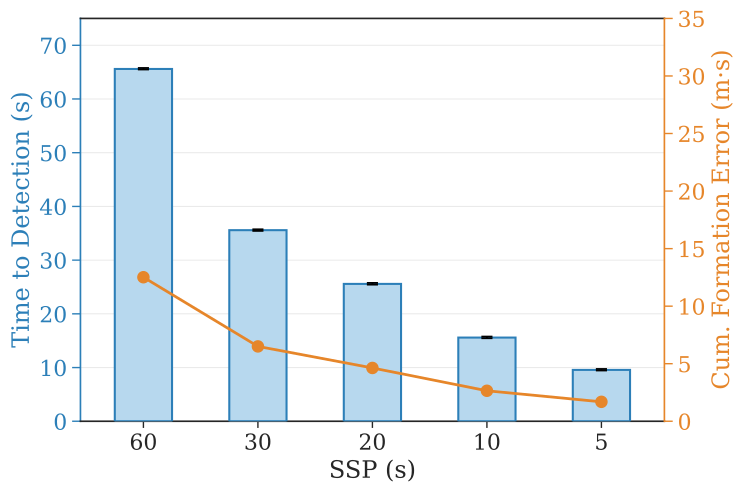

Python code for this plot:
#!/usr/bin/env python3
"""
TTD (bars) + IFE (line) combined plot — D-MUTRA mitigated attack scenarios.

Left y-axis  (green, bars):  Time to Detection from tamper-detection CSVs.
Right y-axis (red, line):    Cumulative Formation Error from formation-v4.
X-axis: SSP in seconds, low→high (5 → 60 s).
Axis labels and tick values coloured to match their metric.
"""

import csv, glob, json, re
from pathlib import Path

import matplotlib
matplotlib.use("Agg")
import matplotlib.pyplot as plt
import matplotlib.colors as mcolors

import numpy as np
import seaborn as sns
import plot_style

SCRIPT_DIR    = Path(__file__).parent
TAMPER_DIR    = SCRIPT_DIR.parent / "data" / "tamper-detection" / "results" / "state_publisher"
FORMATION_DIR = SCRIPT_DIR.parent / "data" / "formation-v4"
OUT_PDF       = SCRIPT_DIR / "lineplot_ttd_ife.pdf"

FONT_SCALE = 1.8

C_TTD      = "#2C7FB8"   # blue       — TTD bars border (left axis)
C_TTD_FILL = "#B7D8EE"   # light blue — TTD bar fill
C_IFE      = "#E6862A"   # orange     — IFE line (right axis)

BAR_W = 0.5

SSP_S = [60, 30, 20, 10, 5]   # high → low

plot_style.apply(FONT_SCALE)


def _darken(color, f=0.65):
    return tuple(c * f for c in mcolors.to_rgb(color))


# ── Data loading ───────────────────────────────────────────────────────────────
def load_ttd():
    raw = {}
    for f in sorted(TAMPER_DIR.glob("SSP*ms-batch*.csv")):
        with f.open() as fh:
            for row in csv.DictReader(fh):
                if row["detected"] == "1" and row["latency_s"]:
                    s = int(row["ssp_ms"]) // 1000
                    if s in SSP_S:
                        raw.setdefault(s, []).append(float(row["latency_s"]))
    return raw


def load_ife():
    raw = {}
    for f in glob.glob(str(FORMATION_DIR / "metrics-mitigated-ssp*.json")):
        d = json.load(open(f))
        m = re.match(r"mitigated-ssp(\d+)-r\d+", d["run_tag"])
        if not m:
            continue
        s = int(m.group(1)) // 1000
        if s in SSP_S and d.get("ife_compromise") is not None:
            raw.setdefault(s, []).append(d["ife_compromise"])
    return raw


ttd_raw = load_ttd()
ife_raw = load_ife()

x      = np.arange(len(SSP_S), dtype=float)
labels = [str(s) for s in SSP_S]

ife_means = np.array([np.mean(ife_raw.get(s, [np.nan])) for s in SSP_S])
ife_sds   = np.array([np.std(ife_raw.get(s,  [np.nan])) for s in SSP_S])
ttd_means = np.array([np.mean(ttd_raw.get(s, [np.nan])) for s in SSP_S])
ttd_mins  = np.array([min(ttd_raw.get(s,     [np.nan])) for s in SSP_S])
ttd_maxs  = np.array([max(ttd_raw.get(s,     [np.nan])) for s in SSP_S])

# ── Figure ─────────────────────────────────────────────────────────────────────
fig, ax1 = plt.subplots(figsize=(7.5, 4.8))
ax2 = ax1.twinx()

# ── TTD bars — left, blue ────────────────────────────────────────────────────
ax1.bar(x, ttd_means, width=BAR_W, color=C_TTD_FILL,
        edgecolor=C_TTD, linewidth=1.5, zorder=3)
ax1.errorbar(x, ttd_means, yerr=[ttd_means - ttd_mins, ttd_maxs - ttd_means], fmt="none",
             color="black", elinewidth=1.3, capsize=4, capthick=1.3, zorder=4)

# ── IFE line — right, red ────────────────────────────────────────────────────
ax2.plot(x, ife_means, color=C_IFE, linewidth=2.0, zorder=4)
ax2.plot(x, ife_means, "o",
         color=C_IFE, markersize=8,
         markerfacecolor=C_IFE, markeredgecolor=C_IFE, 
         zorder=6)

# ── Axis colouring ─────────────────────────────────────────────────────────────

# Main axis (ax1) - Handles Left (Blue), Top (Black), Bottom (Black)
ax1.set_ylabel("Time to Detection (s)", color=C_TTD)
ax1.tick_params(axis="y", colors=C_TTD, which="both", length=6, width=1.0)

ax1.spines["left"].set_color(C_TTD)
ax1.spines["left"].set_linewidth(1.2)
ax1.spines["bottom"].set_linewidth(1.2) # Match thickness to sides
ax1.spines["top"].set_linewidth(1.2)    # Match thickness to sides
ax1.spines["right"].set_visible(False)  # Hide so ax2's red spine renders cleanly

# Twin axis (ax2) - Handles Right (Red)
ax2.set_ylabel("Cum. Formation Error (m·s)", color=C_IFE)
ax2.tick_params(axis="y", colors=C_IFE, which="both", length=6, width=1.0)

ax2.spines["right"].set_color(C_IFE)
ax2.spines["right"].set_linewidth(1.2)
ax2.spines["bottom"].set_visible(False) # Prevent double-drawing over ax1
ax2.spines["top"].set_visible(False)    # Prevent double-drawing over ax1
ax2.spines["left"].set_visible(False)   # Prevent double-drawing over ax1

ax1.set_xlabel("SSP (s)")
ax1.set_xticks(x)
ax1.set_xticklabels(labels)
ax1.set_xlim(-0.55, x[-1] + 0.55)

# ── Axis Limits ────────────────────────────────────────────────────────────────
ax1.set_ylim(0, 75)   # TTD limits (bars stretch higher to fill space)
ax2.set_ylim(0, 35)   # IFE limits (line compresses lower below bars)

ax1.grid(axis="y", **plot_style.GRID_KW)
ax1.set_axisbelow(True)

plt.subplots_adjust(left=0.11, right=0.89, top=0.97, bottom=0.13)
fig.savefig(OUT_PDF, bbox_inches="tight")
print(f"Saved → {OUT_PDF}")
print(f"\n── TTD+IFE plot values ──────────────────────────────────")
print(f"  {'SSP(s)':<8} {'TTD mean':>10} {'TTD min':>9} {'TTD max':>9} {'IFE mean':>10} {'IFE sd':>8}")
print(f"  {'-'*58}")
for s, tm, tmin, tmax, im, isd in zip(
        SSP_S, ttd_means, ttd_mins, ttd_maxs, ife_means, ife_sds):
    print(f"  {s:<8} {tm:>10.2f} {tmin:>9.2f} {tmax:>9.2f} {im:>10.3f} {isd:>8.3f}")
